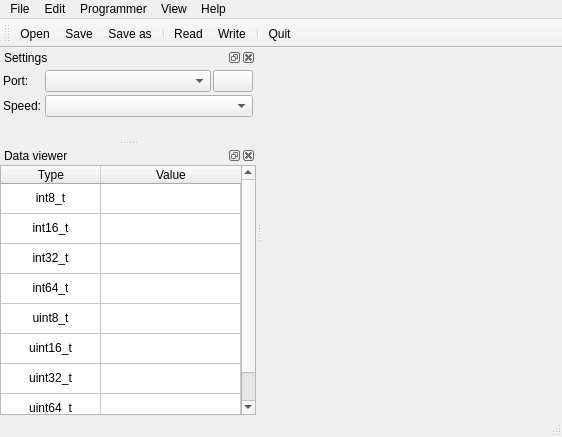
<?xml version="1.0" encoding="UTF-8"?>
<ui version="4.0">
 <class>MainWindow</class>
 <widget class="QMainWindow" name="MainWindow">
  <property name="geometry">
   <rect>
    <x>0</x>
    <y>0</y>
    <width>562</width>
    <height>437</height>
   </rect>
  </property>
  <property name="windowTitle">
   <string>MainWindow</string>
  </property>
  <widget class="QWidget" name="centralWidget">
   <layout class="QGridLayout" name="gridLayout">
    <property name="leftMargin">
     <number>0</number>
    </property>
    <property name="topMargin">
     <number>0</number>
    </property>
    <property name="rightMargin">
     <number>0</number>
    </property>
    <property name="bottomMargin">
     <number>0</number>
    </property>
    <item row="0" column="0">
     <widget class="QHexEdit" name="hexedit" native="true"/>
    </item>
   </layout>
  </widget>
  <widget class="QMenuBar" name="menuBar">
   <property name="geometry">
    <rect>
     <x>0</x>
     <y>0</y>
     <width>562</width>
     <height>21</height>
    </rect>
   </property>
   <widget class="QMenu" name="menuFile">
    <property name="title">
     <string>File</string>
    </property>
    <addaction name="actionOpen"/>
    <addaction name="actionSave"/>
    <addaction name="actionSaveAs"/>
    <addaction name="separator"/>
    <addaction name="actionQuit"/>
   </widget>
   <widget class="QMenu" name="menuEdit">
    <property name="title">
     <string>Edit</string>
    </property>
   </widget>
   <widget class="QMenu" name="menuProgramm">
    <property name="title">
     <string>Programmer</string>
    </property>
    <addaction name="actionRead"/>
    <addaction name="actionWrite"/>
    <addaction name="actionSetReadProtection"/>
    <addaction name="separator"/>
    <addaction name="actionWriteArduino"/>
   </widget>
   <widget class="QMenu" name="menuHelp">
    <property name="title">
     <string>Help</string>
    </property>
    <addaction name="actionAboutQt"/>
    <addaction name="actionAbout"/>
   </widget>
   <widget class="QMenu" name="menuView">
    <property name="title">
     <string>View</string>
    </property>
    <addaction name="actionSettings"/>
    <addaction name="actionDataViewer"/>
   </widget>
   <addaction name="menuFile"/>
   <addaction name="menuEdit"/>
   <addaction name="menuProgramm"/>
   <addaction name="menuView"/>
   <addaction name="menuHelp"/>
  </widget>
  <widget class="QToolBar" name="mainToolBar">
   <property name="toolButtonStyle">
    <enum>Qt::ToolButtonTextUnderIcon</enum>
   </property>
   <attribute name="toolBarArea">
    <enum>TopToolBarArea</enum>
   </attribute>
   <attribute name="toolBarBreak">
    <bool>false</bool>
   </attribute>
   <addaction name="actionOpen"/>
   <addaction name="actionSave"/>
   <addaction name="actionSaveAs"/>
   <addaction name="separator"/>
   <addaction name="actionRead"/>
   <addaction name="actionWrite"/>
   <addaction name="separator"/>
   <addaction name="actionQuit"/>
  </widget>
  <widget class="QStatusBar" name="statusBar"/>
  <widget class="QDockWidget" name="dockSettings">
   <property name="windowTitle">
    <string>Settings</string>
   </property>
   <attribute name="dockWidgetArea">
    <number>1</number>
   </attribute>
   <widget class="QWidget" name="dockWidgetContents">
    <layout class="QFormLayout" name="formLayout">
     <property name="horizontalSpacing">
      <number>3</number>
     </property>
     <property name="verticalSpacing">
      <number>3</number>
     </property>
     <property name="leftMargin">
      <number>3</number>
     </property>
     <property name="topMargin">
      <number>3</number>
     </property>
     <property name="rightMargin">
      <number>3</number>
     </property>
     <property name="bottomMargin">
      <number>3</number>
     </property>
     <item row="1" column="0">
      <widget class="QLabel" name="label">
       <property name="text">
        <string>Port:</string>
       </property>
      </widget>
     </item>
     <item row="2" column="0">
      <widget class="QLabel" name="label_2">
       <property name="text">
        <string>Speed:</string>
       </property>
      </widget>
     </item>
     <item row="2" column="1">
      <widget class="QComboBox" name="inputSpeed"/>
     </item>
     <item row="1" column="1">
      <layout class="QHBoxLayout" name="horizontalLayout">
       <property name="spacing">
        <number>2</number>
       </property>
       <item>
        <widget class="QComboBox" name="inputPort"/>
       </item>
       <item>
        <widget class="QPushButton" name="pushUpdate">
         <property name="sizePolicy">
          <sizepolicy hsizetype="Fixed" vsizetype="Fixed">
           <horstretch>0</horstretch>
           <verstretch>0</verstretch>
          </sizepolicy>
         </property>
         <property name="text">
          <string/>
         </property>
         <property name="icon">
          <iconset resource="resources.qrc">
           <normaloff>:/img/view-refresh.svg</normaloff>:/img/view-refresh.svg</iconset>
         </property>
        </widget>
       </item>
      </layout>
     </item>
    </layout>
   </widget>
  </widget>
  <widget class="QDockWidget" name="dockDataViewer">
   <property name="windowTitle">
    <string>Data viewer</string>
   </property>
   <attribute name="dockWidgetArea">
    <number>1</number>
   </attribute>
   <widget class="QWidget" name="dockWidgetContents_2">
    <layout class="QVBoxLayout" name="verticalLayout">
     <property name="spacing">
      <number>0</number>
     </property>
     <property name="leftMargin">
      <number>0</number>
     </property>
     <property name="topMargin">
      <number>0</number>
     </property>
     <property name="rightMargin">
      <number>0</number>
     </property>
     <property name="bottomMargin">
      <number>0</number>
     </property>
     <item>
      <widget class="QTableWidget" name="tableDataView">
       <attribute name="horizontalHeaderStretchLastSection">
        <bool>true</bool>
       </attribute>
       <attribute name="verticalHeaderVisible">
        <bool>false</bool>
       </attribute>
       <row>
        <property name="text">
         <string/>
        </property>
       </row>
       <row>
        <property name="text">
         <string/>
        </property>
       </row>
       <row>
        <property name="text">
         <string/>
        </property>
       </row>
       <row>
        <property name="text">
         <string/>
        </property>
       </row>
       <row>
        <property name="text">
         <string/>
        </property>
       </row>
       <row>
        <property name="text">
         <string/>
        </property>
       </row>
       <row>
        <property name="text">
         <string/>
        </property>
       </row>
       <row>
        <property name="text">
         <string/>
        </property>
       </row>
       <column>
        <property name="text">
         <string>Type</string>
        </property>
       </column>
       <column>
        <property name="text">
         <string>Value</string>
        </property>
       </column>
       <item row="0" column="0">
        <property name="text">
         <string>int8_t</string>
        </property>
        <property name="textAlignment">
         <set>AlignCenter</set>
        </property>
       </item>
       <item row="0" column="1">
        <property name="font">
         <font>
          <family>Consolas</family>
          <pointsize>12</pointsize>
          <weight>75</weight>
          <bold>true</bold>
         </font>
        </property>
        <property name="textAlignment">
         <set>AlignCenter</set>
        </property>
       </item>
       <item row="1" column="0">
        <property name="text">
         <string>int16_t</string>
        </property>
        <property name="textAlignment">
         <set>AlignCenter</set>
        </property>
       </item>
       <item row="1" column="1">
        <property name="font">
         <font>
          <family>Consolas</family>
          <pointsize>12</pointsize>
          <weight>75</weight>
          <bold>true</bold>
         </font>
        </property>
        <property name="textAlignment">
         <set>AlignCenter</set>
        </property>
       </item>
       <item row="2" column="0">
        <property name="text">
         <string>int32_t</string>
        </property>
        <property name="textAlignment">
         <set>AlignCenter</set>
        </property>
       </item>
       <item row="2" column="1">
        <property name="font">
         <font>
          <family>Consolas</family>
          <pointsize>12</pointsize>
          <weight>75</weight>
          <bold>true</bold>
         </font>
        </property>
        <property name="textAlignment">
         <set>AlignCenter</set>
        </property>
       </item>
       <item row="3" column="0">
        <property name="text">
         <string>int64_t</string>
        </property>
        <property name="textAlignment">
         <set>AlignCenter</set>
        </property>
       </item>
       <item row="3" column="1">
        <property name="font">
         <font>
          <family>Consolas</family>
          <pointsize>12</pointsize>
          <weight>75</weight>
          <bold>true</bold>
         </font>
        </property>
        <property name="textAlignment">
         <set>AlignCenter</set>
        </property>
       </item>
       <item row="4" column="0">
        <property name="text">
         <string>uint8_t</string>
        </property>
        <property name="textAlignment">
         <set>AlignCenter</set>
        </property>
       </item>
       <item row="4" column="1">
        <property name="font">
         <font>
          <family>Consolas</family>
          <pointsize>12</pointsize>
          <weight>75</weight>
          <bold>true</bold>
         </font>
        </property>
        <property name="textAlignment">
         <set>AlignCenter</set>
        </property>
       </item>
       <item row="5" column="0">
        <property name="text">
         <string>uint16_t</string>
        </property>
        <property name="textAlignment">
         <set>AlignCenter</set>
        </property>
       </item>
       <item row="5" column="1">
        <property name="font">
         <font>
          <family>Consolas</family>
          <pointsize>12</pointsize>
          <weight>75</weight>
          <bold>true</bold>
         </font>
        </property>
        <property name="textAlignment">
         <set>AlignCenter</set>
        </property>
       </item>
       <item row="6" column="0">
        <property name="text">
         <string>uint32_t</string>
        </property>
        <property name="textAlignment">
         <set>AlignCenter</set>
        </property>
       </item>
       <item row="6" column="1">
        <property name="font">
         <font>
          <family>Consolas</family>
          <pointsize>12</pointsize>
          <weight>75</weight>
          <bold>true</bold>
         </font>
        </property>
        <property name="textAlignment">
         <set>AlignCenter</set>
        </property>
       </item>
       <item row="7" column="0">
        <property name="text">
         <string>uint64_t</string>
        </property>
        <property name="textAlignment">
         <set>AlignCenter</set>
        </property>
       </item>
       <item row="7" column="1">
        <property name="font">
         <font>
          <family>Consolas</family>
          <pointsize>12</pointsize>
          <weight>75</weight>
          <bold>true</bold>
         </font>
        </property>
        <property name="textAlignment">
         <set>AlignCenter</set>
        </property>
       </item>
      </widget>
     </item>
    </layout>
   </widget>
  </widget>
  <action name="actionOpen">
   <property name="icon">
    <iconset resource="resources.qrc">
     <normaloff>:/img/document-open.svg</normaloff>:/img/document-open.svg</iconset>
   </property>
   <property name="text">
    <string>Open...</string>
   </property>
  </action>
  <action name="actionSave">
   <property name="icon">
    <iconset resource="resources.qrc">
     <normaloff>:/img/document-save.svg</normaloff>:/img/document-save.svg</iconset>
   </property>
   <property name="text">
    <string>Save</string>
   </property>
  </action>
  <action name="actionSaveAs">
   <property name="icon">
    <iconset resource="resources.qrc">
     <normaloff>:/img/document-save-as.svg</normaloff>:/img/document-save-as.svg</iconset>
   </property>
   <property name="text">
    <string>Save as...</string>
   </property>
  </action>
  <action name="actionQuit">
   <property name="icon">
    <iconset resource="resources.qrc">
     <normaloff>:/img/system-log-out.svg</normaloff>:/img/system-log-out.svg</iconset>
   </property>
   <property name="text">
    <string>Quit</string>
   </property>
  </action>
  <action name="actionAboutQt">
   <property name="text">
    <string>About Qt ...</string>
   </property>
  </action>
  <action name="actionAbout">
   <property name="text">
    <string>About ...</string>
   </property>
  </action>
  <action name="actionRead">
   <property name="icon">
    <iconset resource="resources.qrc">
     <normaloff>:/img/go-up.svg</normaloff>:/img/go-up.svg</iconset>
   </property>
   <property name="text">
    <string>Read</string>
   </property>
  </action>
  <action name="actionWrite">
   <property name="icon">
    <iconset resource="resources.qrc">
     <normaloff>:/img/go-down.svg</normaloff>:/img/go-down.svg</iconset>
   </property>
   <property name="text">
    <string>Write</string>
   </property>
  </action>
  <action name="actionWriteArduino">
   <property name="text">
    <string>Write arduino programm</string>
   </property>
  </action>
  <action name="actionSetReadProtection">
   <property name="text">
    <string>Set read protection</string>
   </property>
  </action>
  <action name="actionSettings">
   <property name="checkable">
    <bool>true</bool>
   </property>
   <property name="checked">
    <bool>true</bool>
   </property>
   <property name="icon">
    <iconset resource="resources.qrc">
     <normaloff>:/img/applications-system.svg</normaloff>:/img/applications-system.svg</iconset>
   </property>
   <property name="text">
    <string>Settings</string>
   </property>
  </action>
  <action name="actionDataViewer">
   <property name="checkable">
    <bool>true</bool>
   </property>
   <property name="checked">
    <bool>true</bool>
   </property>
   <property name="text">
    <string>Data viewer</string>
   </property>
  </action>
 </widget>
 <layoutdefault spacing="6" margin="11"/>
 <customwidgets>
  <customwidget>
   <class>QHexEdit</class>
   <extends>QWidget</extends>
   <header>qhexedit.h</header>
   <container>1</container>
  </customwidget>
 </customwidgets>
 <resources>
  <include location="resources.qrc"/>
 </resources>
 <connections>
  <connection>
   <sender>actionQuit</sender>
   <signal>triggered()</signal>
   <receiver>MainWindow</receiver>
   <slot>close()</slot>
   <hints>
    <hint type="sourcelabel">
     <x>-1</x>
     <y>-1</y>
    </hint>
    <hint type="destinationlabel">
     <x>186</x>
     <y>164</y>
    </hint>
   </hints>
  </connection>
  <connection>
   <sender>actionSettings</sender>
   <signal>toggled(bool)</signal>
   <receiver>dockSettings</receiver>
   <slot>setVisible(bool)</slot>
   <hints>
    <hint type="sourcelabel">
     <x>-1</x>
     <y>-1</y>
    </hint>
    <hint type="destinationlabel">
     <x>95</x>
     <y>135</y>
    </hint>
   </hints>
  </connection>
  <connection>
   <sender>actionDataViewer</sender>
   <signal>toggled(bool)</signal>
   <receiver>dockDataViewer</receiver>
   <slot>setVisible(bool)</slot>
   <hints>
    <hint type="sourcelabel">
     <x>-1</x>
     <y>-1</y>
    </hint>
    <hint type="destinationlabel">
     <x>95</x>
     <y>254</y>
    </hint>
   </hints>
  </connection>
  <connection>
   <sender>dockDataViewer</sender>
   <signal>visibilityChanged(bool)</signal>
   <receiver>actionDataViewer</receiver>
   <slot>setChecked(bool)</slot>
   <hints>
    <hint type="sourcelabel">
     <x>95</x>
     <y>254</y>
    </hint>
    <hint type="destinationlabel">
     <x>95</x>
     <y>254</y>
    </hint>
   </hints>
  </connection>
  <connection>
   <sender>dockSettings</sender>
   <signal>visibilityChanged(bool)</signal>
   <receiver>actionSettings</receiver>
   <slot>setChecked(bool)</slot>
   <hints>
    <hint type="sourcelabel">
     <x>95</x>
     <y>135</y>
    </hint>
    <hint type="destinationlabel">
     <x>-1</x>
     <y>-1</y>
    </hint>
   </hints>
  </connection>
 </connections>
</ui>
